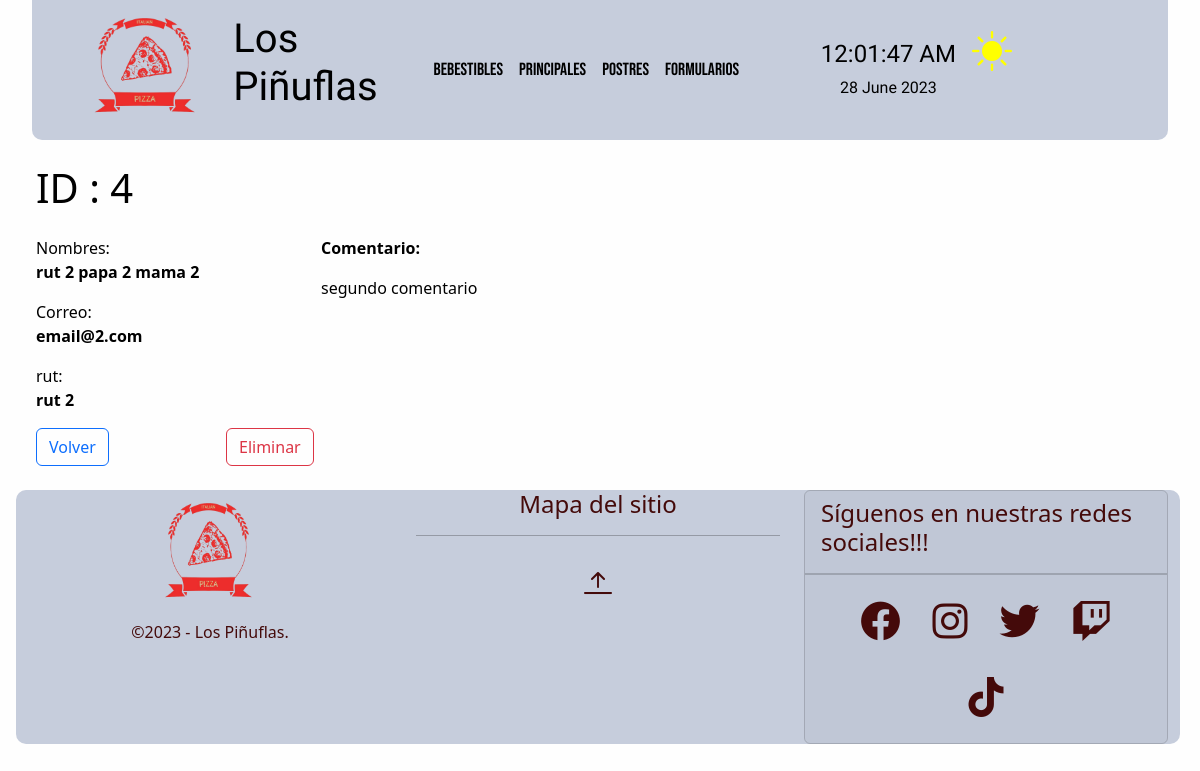
The page /crud/formularios/detail/4 on the database its author committed.
### crud/models.py (models this page shows, shortened)
class Formulario(models.Model):
    nombre=models.CharField(max_length=15)
    paterno=models.CharField(max_length=15)
    materno=models.CharField(max_length=15)
    rut=models.CharField(max_length=12)
    email=models.EmailField()
    comentarios=models.CharField(max_length=501)
    class Meta:
        verbose_name = 'formulario'
        verbose_name_plural = 'formularios'

### crud/views.py (the view)
# urls.py: path('formularios/detail/<str:formulario_id>', formulario_detail, name="formulario-detail"),
def formulario_detail(request, formulario_id):
    try:
        formulario = Formulario.objects.get(id=formulario_id)
        if formulario:
            context = {'formulario':formulario}
            return render(request,'crud/formulario-detail.html',context)
        else:
            return redirect(reverse('formularios') + '?lala')
    except:
        return redirect(reverse('formularios') + '?FAIL')

### crud/templates/crud/formulario-detail.html (shortened to what this page needs)
{% extends 'crud/base.html' %}
{% load static %}
{% block content %}
<div class="container m-4">
    <div class="row mb-3">
        <h1>ID : {{formulario.id}}</h1>
    </div>
    <div class="row">
        <div class="col-md-3">
            <ul class="list-unstyled">
                <li class="mb-2">Nombres: <p class="fw-bold">{{formulario.nombre}} {{formulario.paterno}} {{formulario.materno}}</p></li>
                <li class="mb-2">Correo: <p class="fw-bold">{{formulario.email}}</p></li>
                <li class="mb-2">rut: <p class="fw-bold">{{formulario.rut}}</p></li>
            </ul>
        </div>
        <div class="col-md-4">
            <p class="fw-bold">Comentario:</p>
            <div class="elementoComentario">{{ formulario.comentarios }}</div>
        </div>
    </div>
    <div class="row">
        <div class="col-2">
            <a class="btn btn-outline-primary" href="{% url 'formularios' %}">Volver</a>
        </div>
        <div class="col-2">
            <a class="btn btn-outline-danger" d
            href="{% url 'formulario-delete' formulario_id=formulario.id %}">
            Eliminar
        </a>
        </div>
    </div>
</div>
{% endblock %}

### core/static/core/css/colors.css (style rules this page uses)
:root,[new-data-bs-theme="light"] { --clr-light:#FFF9DE; --crl-dark:#67d4f5; --clr-primary:#5350ff; --clr-secondary:#FFD3B0; --clr-accent:#f54141; --clr-accent2:#440a0a; --bg-top-bottom:#c6cddc; --bg-middle:#fefefe; --text-top: black; --text-middle: black; --text-bottom:black; --fg: var(--clr-light); --bg: var(--crl-dark); }
body { background-color: #2C3333; }
.colors-middle { background: var(--bg-middle); color: var(--text-middle); transition: background-color 1.2s ease-in-out; }

### rows shown on the page
Formulario: id "4", nombre "rut 2", paterno "papa 2", materno "mama 2", email "email@2.com", rut "rut 2", comentarios "segundo comentario"
